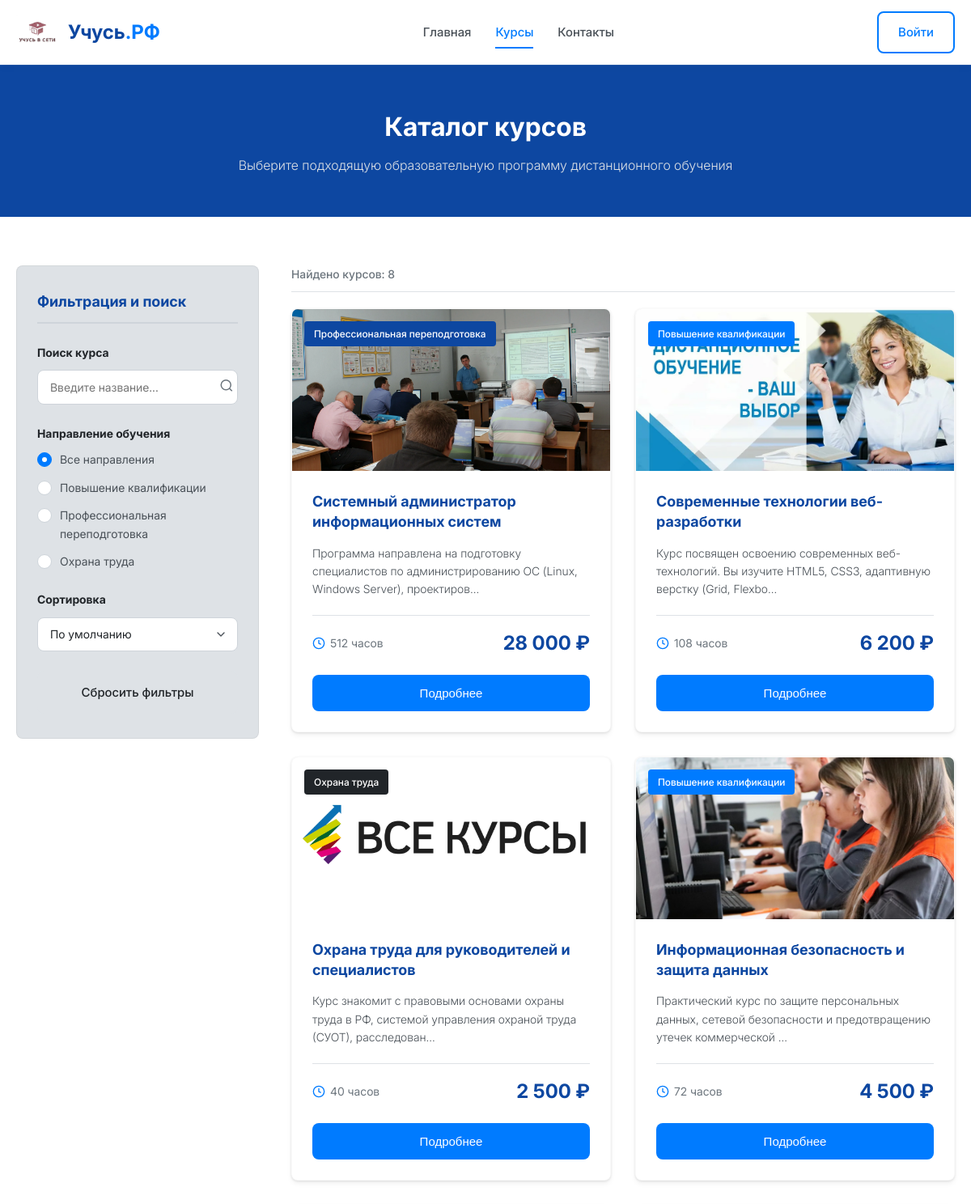
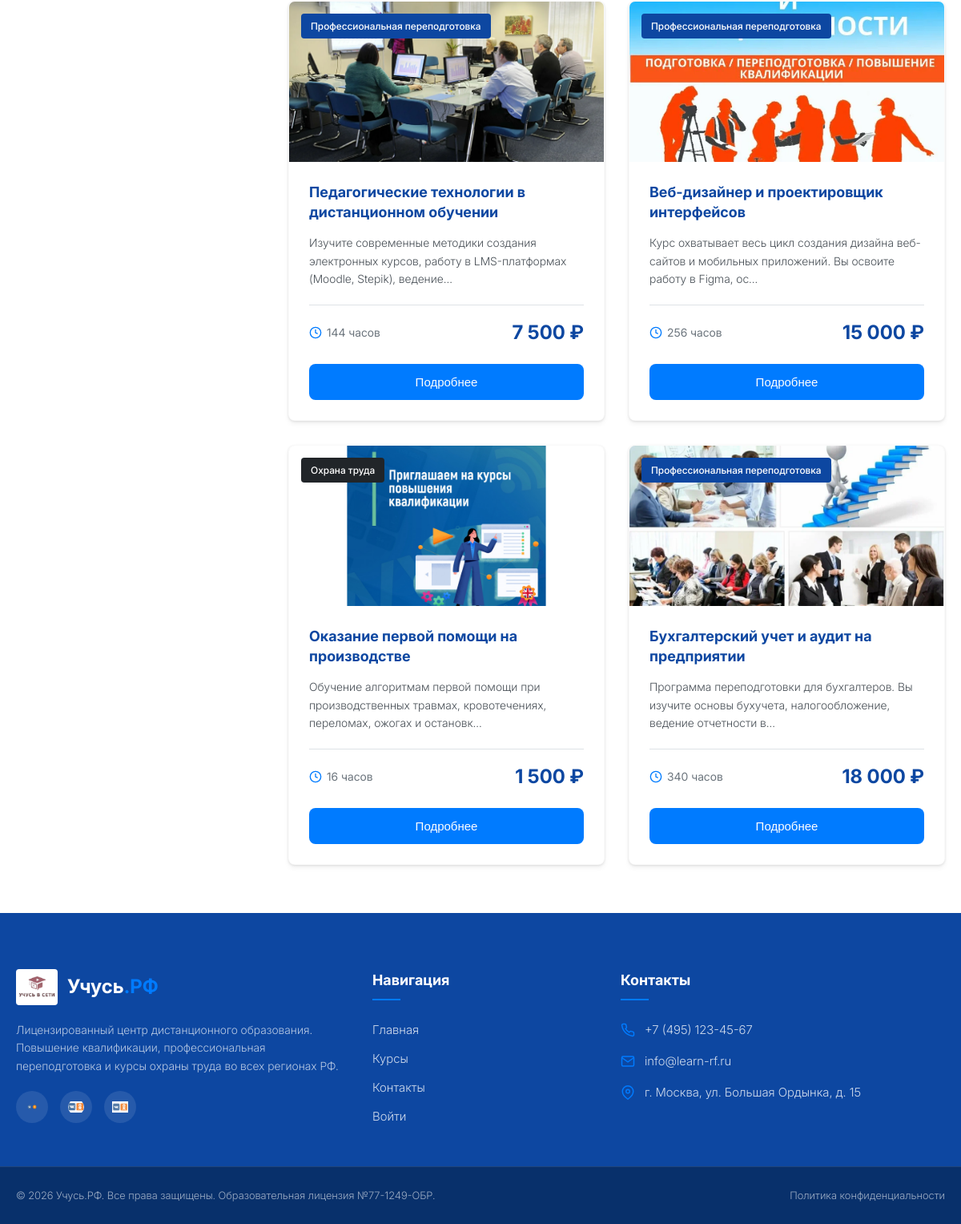
/courses.php, run on the app's committed database (2 pictures, top to bottom).
### tables this page shows
CREATE TABLE IF NOT EXISTS `courses` (
  `id` INT AUTO_INCREMENT PRIMARY KEY,
  `title` VARCHAR(255) NOT NULL,
  `category` VARCHAR(50) NOT NULL,
  `category_name` VARCHAR(100) NOT NULL,
  `duration` INT NOT NULL,
  `price` DECIMAL(10, 2) NOT NULL,
  `image` VARCHAR(255) NOT NULL,
  `description` TEXT NOT NULL
);

### config.php (called while the page is built, shortened)
<?php
function is_logged_in() {
    return isset($_SESSION['user_id']);
}
function sanitize($data) {
    return htmlspecialchars(trim($data), ENT_QUOTES, 'UTF-8');
}
?>

### courses.php (the view, shortened to what this page needs)
<?php
require_once 'header.php';
$search = isset($_GET['search']) ? sanitize($_GET['search']) : '';
$sort = isset($_GET['sort']) ? sanitize($_GET['sort']) : 'default';
$sql = "SELECT * FROM courses WHERE 1=1";
try {
    $stmt = $pdo->prepare($sql);
    $stmt->execute();
    $courses = $stmt->fetchAll();
} catch (PDOException $e) {
    $courses = [];
}
?>
    <section class="page-banner">
        <div class="container">
            <h1 class="banner-title">Каталог курсов</h1>
            <p class="banner-subtitle">Выберите подходящую образовательную программу дистанционного обучения</p>
        </div>
    </section>
    <section class="catalog-section">
        <div class="container catalog-container">
            <aside class="filters-panel">
                <h2 class="filters-title">Фильтрация и поиск</h2>
                <form action="courses.php" method="GET">
                    <div class="filter-group">
                        <label for="search-input" class="filter-label">Поиск курса</label>
                        <div class="search-wrapper">
                            <input type="text" name="search" id="search-input" class="form-control" placeholder="Введите название..." value="<?php echo sanitize($search); ?>">
                            <button type="submit" style="position: absolute; right: 5px; top: 50%; transform: translateY(-50%); background: transparent; border: none; cursor: pointer; color: var(--text-light);">
                                <svg width="18" height="18" viewBox="0 0 24 24" fill="none" stroke="currentColor" stroke-width="2"><circle cx="11" cy="11" r="8"></circle><line x1="21" y1="21" x2="16.65" y2="16.65"></line></svg>
                            </button>
                        </div>
                    </div>
                    <div class="filter-group">
                        <span class="filter-label">Направление обучения</span>
                        <div class="radio-group">
                            <label class="radio-container">
                                <span class="checkmark"></span>
                                Все направления
                            </label>
                            <label class="radio-container">
                                <span class="checkmark"></span>
                                Повышение квалификации
                            </label>
                            <label class="radio-container">
                                <span class="checkmark"></span>
                                Профессиональная переподготовка
                            </label>
                            <label class="radio-container">
                                <span class="checkmark"></span>
                                Охрана труда
                            </label>
                        </div>
                    </div>
                    <div class="filter-group">
                        <label for="sort-select" class="filter-label">Сортировка</label>
                        <select name="sort" id="sort-select" class="form-control select-control" onchange="this.form.submit()">
                            <option value="default" <?php echo ($sort === 'default') ? 'selected' : ''; ?>>По умолчанию</option>
                        </select>
                    </div>
                    <a href="courses.php" class="btn btn-secondary btn-block" style="text-align: center;">Сбросить фильтры</a>
                </form>
            </aside>
            <main class="catalog-content">
                <div class="catalog-meta">
                    <span id="courses-count">Найдено курсов: <?php echo count($courses); ?></span>
                </div>
                <div class="courses-grid" id="courses-container">
                    <?php if (!empty($courses)): ?>
                        <?php foreach ($courses as $course):
                            $badgeClass = '';
                            if ($course['category'] === 'dev') $badgeClass = 'badge-accent';
                            if ($course['category'] === 'safety') $badgeClass = 'badge-dark';
                        ?>
                            <div class="course-card">
                                <div class="course-img-wrapper">
                                    <img src="<?php echo sanitize($course['image']); ?>" alt="<?php echo sanitize($course['title']); ?>" class="course-img">
                                    <span class="course-badge <?php echo $badgeClass; ?>"><?php echo sanitize($course['category_name']); ?></span>
                                </div>
                                <div class="course-info">
                                    <h3 class="course-title"><?php echo sanitize($course['title']); ?></h3>
                                    <p class="course-desc"><?php echo sanitize(mb_strimwidth($course['description'], 0, 110, '...')); ?></p>
                                    <div class="course-meta">
                                        <span class="course-duration">
                                            <svg width="16" height="16" viewBox="0 0 24 24" fill="none" stroke="currentColor" stroke-width="2"><circle cx="12" cy="12" r="10"></circle><polyline points="12 6 12 12 16 14"></polyline></svg>
                                            <?php echo sanitize($course['duration']); ?> часов
                                        </span>
                                        <span class="course-price"><?php echo number_format($course['price'], 0, '.', ' '); ?> ₽</span>
                                    </div>
                                    <button class="btn btn-primary btn-block btn-open-modal"
                                            data-title="<?php echo sanitize($course['title']); ?>"
                                            data-desc="<?php echo sanitize($course['description']); ?>"
                                            data-price="<?php echo number_format($course['price'], 0, '.', ' ') . ' ₽'; ?>"
                                            data-duration="<?php echo sanitize($course['duration']) . ' часов'; ?>"
                                            data-image="<?php echo sanitize($course['image']); ?>"
                                            data-category="<?php echo sanitize($course['category_name']); ?>"
                                            data-cat-class="<?php echo $badgeClass; ?>"
                                            data-id="<?php echo $course['id']; ?>">Подробнее</button>
                                </div>
                            </div>
                        <?php endforeach; ?>
                    <?php endif; ?>
                </div>
            </main>
        </div>
    </section>
<?php
require_once 'footer.php';
?>

### header.php (shortened to what this page needs)
<?php
require_once 'config.php';
$current_page = basename($_SERVER['PHP_SELF']);
?>
<!DOCTYPE html>
<html lang="ru">
<head>
    <link rel="stylesheet" href="style.css">
</head>
<body>
    <header class="header">
        <div class="container header-container">
            <div class="logo-block">
                <a href="index.php" class="logo-block">
                    <img src="assets/20220922_logo.jpg" alt="Логотип Учусь.РФ" class="logo-img">
                    <span class="logo-text">Учусь<span>.РФ</span></span>
                </a>
            </div>
            <nav class="nav" id="nav-menu">
                <a href="index.php" class="nav-link <?php echo ($current_page == 'index.php') ? 'active' : ''; ?>">Главная</a>
                <a href="courses.php" class="nav-link <?php echo ($current_page == 'courses.php') ? 'active' : ''; ?>">Курсы</a>
                <a href="contact.php" class="nav-link <?php echo ($current_page == 'contact.php') ? 'active' : ''; ?>">Контакты</a>
            </nav>
            <div class="header-actions">
                <?php if (is_logged_in()): ?>
                    <span class="user-badge-header" style="font-size: 13px; font-weight: 500; color: var(--dark-blue); background-color: var(--context-gray); padding: 6px 12px; border-radius: 4px;">
                        <?php echo explode(' ', $_SESSION['fio'])[0]; ?>
                    </span>
                    <a href="logout.php" class="btn btn-outline" style="border-color: var(--error-color); color: var(--error-color);" id="btn-logout-header">Выйти</a>
                <?php else: ?>
                    <a href="login.php" class="btn btn-outline" id="btn-login-header">Войти</a>
                <?php endif; ?>
            </div>
        </div>
    </header>

### footer.php (shortened to what this page needs)
    <footer class="footer" id="footer">
        <div class="container footer-container">
            <div class="footer-info">
                <div class="logo-block">
                    <img src="assets/20220922_logo.jpg" alt="Логотип Учусь.РФ" class="logo-img">
                    <span class="logo-text text-white">Учусь<span>.РФ</span></span>
                </div>
                <p class="footer-desc">
                    Лицензированный центр дистанционного образования. Повышение квалификации, профессиональная переподготовка и курсы охраны труда во всех регионах РФ.
                </p>
                <div class="social-icons">
                    <a href="#" class="social-link"><img src="social/soc.png" alt="ВКонтакте"></a>
                    <a href="#" class="social-link"><img src="social/social.jpg" alt="Телеграм" style="border-radius: 50%;"></a>
                    <a href="#" class="social-link"><img src="social/social.png" alt="Одноклассники"></a>
                </div>
            </div>
            <div class="footer-links">
                <h4 class="footer-title">Навигация</h4>
                <ul class="footer-menu">
                    <li><a href="index.php">Главная</a></li>
                    <li><a href="courses.php">Курсы</a></li>
                    <li><a href="contact.php">Контакты</a></li>
                    <?php if (is_logged_in()): ?>
                        <li><a href="profile.php">Личный кабинет</a></li>
                    <?php else: ?>
                        <li><a href="login.php">Войти</a></li>
                    <?php endif; ?>
                </ul>
            </div>
            <div class="footer-contacts">
                <h4 class="footer-title">Контакты</h4>
                <ul class="footer-contacts-list">
                    <li>
                        <a href="tel:+74951234567">+7 (495) 123-45-67</a>
                    </li>
                    <li>
                        <svg width="18" height="18" viewBox="0 0 24 24" fill="none" stroke="currentColor" stroke-width="2"><path d="M4 4h16c1.1 0 2 .9 2 2v12c0 1.1-.9 2-2 2H4c-1.1 0-2-.9-2-2V6c0-1.1.9-2 2-2z"></path><polyline points="22,6 12,13 2,6"></polyline></svg>
                        <a href="mailto:info@learn-rf.ru">info@learn-rf.ru</a>
                    </li>
                    <li>
                        <svg width="18" height="18" viewBox="0 0 24 24" fill="none" stroke="currentColor" stroke-width="2"><path d="M21 10c0 7-9 13-9 13s-9-6-9-13a9 9 0 0 1 18 0z"></path><circle cx="12" cy="10" r="3"></circle></svg>
                        <span>г. Москва, ул. Большая Ордынка, д. 15</span>
                    </li>
                </ul>
            </div>
        </div>
        <div class="footer-bottom">
            <div class="container footer-bottom-container">
                <p>&copy; 2026 Учусь.РФ. Все права защищены. Образовательная лицензия №77-1249-ОБР.</p>
                <a href="#" class="footer-privacy">Политика конфиденциальности</a>
            </div>
        </div>
    </footer>
</body>
</html>

### data on the page
courses: image (picture), category_name "Профессиональная переподготовка", title "Системный администратор информационных систем", description "Программа направлена на подготовку специалистов по администрированию ОС (Linux, Windows Server), проектиров...", duration "512", price "28 000"
courses: image (picture), category_name "Повышение квалификации", title "Современные технологии веб-разработки", description "Курс посвящен освоению современных веб-технологий. Вы изучите HTML5, CSS3, адаптивную верстку (Grid, Flexbo...", duration "108", price "6 200"
courses: image (picture), category_name "Охрана труда", title "Охрана труда для руководителей и специалистов", description "Курс знакомит с правовыми основами охраны труда в РФ, системой управления охраной труда (СУОТ), расследован...", duration "40", price "2 500"
courses: image (picture), category_name "Повышение квалификации", title "Информационная безопасность и защита данных", description "Практический курс по защите персональных данных, сетевой безопасности и предотвращению утечек коммерческой ...", duration "72", price "4 500"
courses: image (picture), category_name "Профессиональная переподготовка", title "Педагогические технологии в дистанционном обучении", description "Изучите современные методики создания электронных курсов, работу в LMS-платформах (Moodle, Stepik), ведение...", duration "144", price "7 500"
courses: image (picture), category_name "Профессиональная переподготовка", title "Веб-дизайнер и проектировщик интерфейсов", description "Курс охватывает весь цикл создания дизайна веб-сайтов и мобильных приложений. Вы освоите работу в Figma, ос...", duration "256", price "15 000"
courses: image (picture), category_name "Охрана труда", title "Оказание первой помощи на производстве", description "Обучение алгоритмам первой помощи при производственных травмах, кровотечениях, переломах, ожогах и остановк...", duration "16", price "1 500"
courses: image (picture), category_name "Профессиональная переподготовка", title "Бухгалтерский учет и аудит на предприятии", description "Программа переподготовки для бухгалтеров. Вы изучите основы бухучета, налогообложение, ведение отчетности в...", duration "340", price "18 000"

### other printed values
count($courses) "8"
